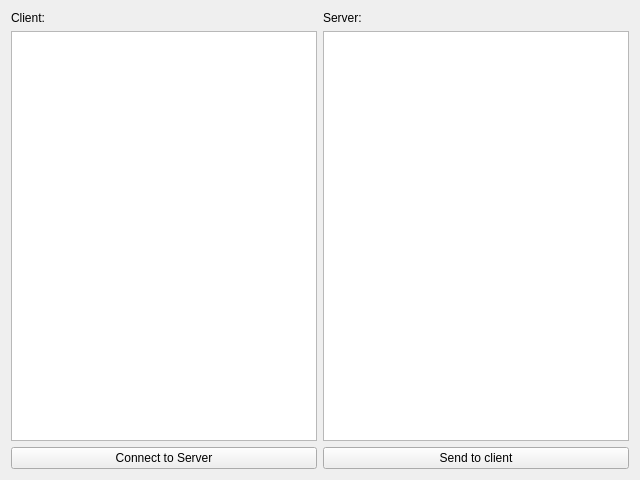
<?xml version="1.0" encoding="UTF-8"?>
<ui version="4.0">
 <class>MainWindow</class>
 <widget class="QMainWindow" name="MainWindow">
  <property name="geometry">
   <rect>
    <x>0</x>
    <y>0</y>
    <width>640</width>
    <height>480</height>
   </rect>
  </property>
  <property name="windowTitle">
   <string>TCP</string>
  </property>
  <widget class="QWidget" name="CentralWidget">
   <property name="minimumSize">
    <size>
     <width>640</width>
     <height>480</height>
    </size>
   </property>
   <layout class="QGridLayout" name="gridLayout">
    <item row="0" column="0">
     <layout class="QHBoxLayout" name="horizontalLayout">
      <item>
       <layout class="QVBoxLayout" name="verticalLayout_2">
        <item>
         <widget class="QLabel" name="label">
          <property name="text">
           <string>Client:</string>
          </property>
         </widget>
        </item>
        <item>
         <widget class="QTextEdit" name="ClientLog">
          <property name="readOnly">
           <bool>true</bool>
          </property>
         </widget>
        </item>
        <item>
         <widget class="QPushButton" name="ClientConnectButton">
          <property name="text">
           <string>Connect to Server</string>
          </property>
         </widget>
        </item>
       </layout>
      </item>
      <item>
       <layout class="QVBoxLayout" name="verticalLayout">
        <item>
         <widget class="QLabel" name="label_2">
          <property name="text">
           <string>Server:</string>
          </property>
         </widget>
        </item>
        <item>
         <widget class="QTextEdit" name="ServerLog">
          <property name="readOnly">
           <bool>true</bool>
          </property>
         </widget>
        </item>
        <item>
         <widget class="QPushButton" name="ServerSendButton">
          <property name="text">
           <string>Send to client</string>
          </property>
         </widget>
        </item>
       </layout>
      </item>
     </layout>
    </item>
   </layout>
  </widget>
 </widget>
 <layoutdefault spacing="6" margin="11"/>
 <resources/>
 <connections/>
</ui>
